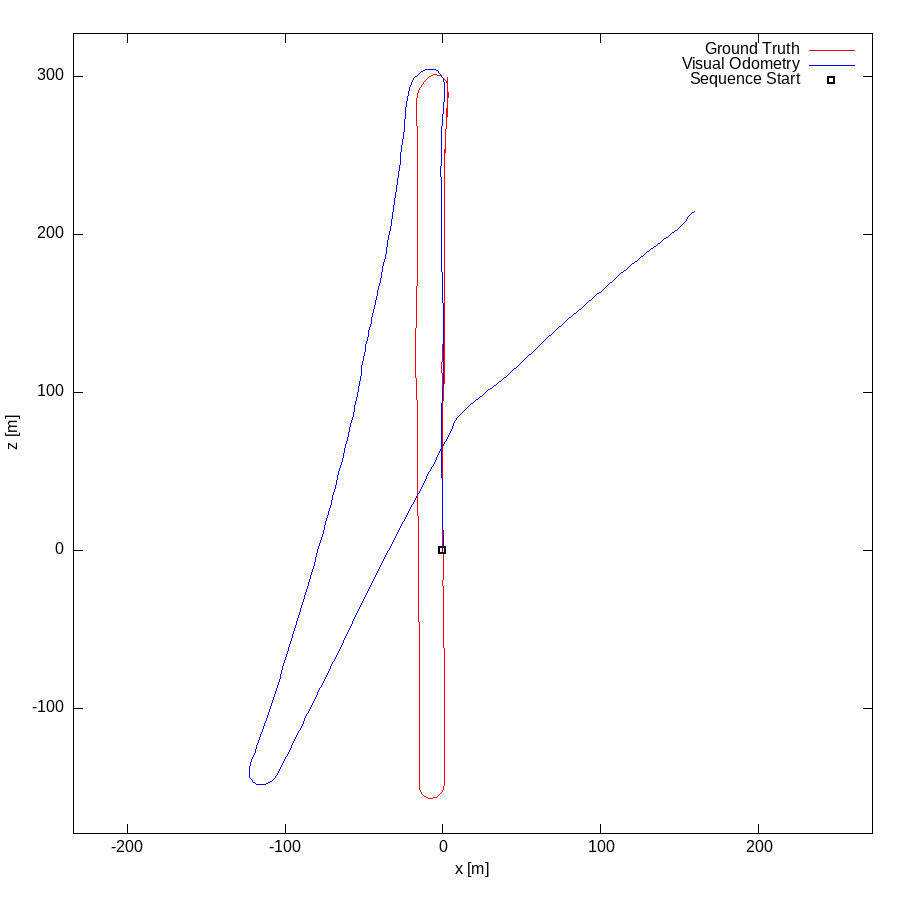

Recreate this plot in gnuplot.
set term postscript eps enhanced color
set output "06.eps"
set size ratio -1
set xrange [-234:272]
set yrange [-179:327]
set xlabel "x [m]"
set ylabel "z [m]"
plot "06.txt" using 1:2 lc rgb "#FF0000" title 'Ground Truth' w lines,"06.txt" using 3:4 lc rgb "#0000FF" title 'Visual Odometry' w lines,"< head -1 06.txt" using 1:2 lc rgb "#000000" pt 4 ps 1 lw 2 title 'Sequence Start' w points
